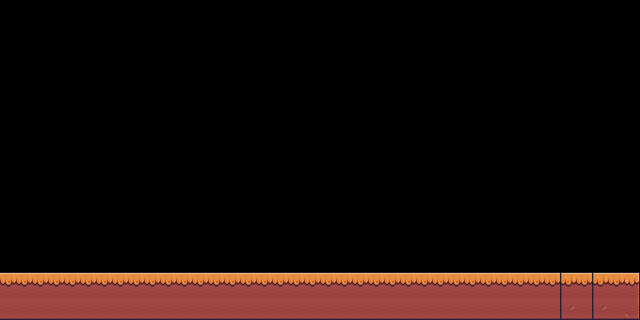

The image is a tile-based game level rendered from a .tmx file. Its description and source (layers, tilesets, objects; grid data summarised) follow:
An orthogonal 40x20 tile map with 16x16 px tiles, 1 tile layer (Tile Layer 1) and 2 objects.

<map version="1.4" tiledversion="1.4.1" orientation="orthogonal" renderorder="right-down" width="40" height="20" tilewidth="16" tileheight="16" infinite="0" nextlayerid="3" nextobjectid="3">
 <editorsettings>
  <export target="level_1_seige.lua" format="lua" />
 </editorsettings>
 <tileset firstgid="1" source="../tilesets/pixel_adventure_terrain.tsx" />
 <layer id="1" name="Tile Layer 1" width="40" height="20">
  <data>[800 cells, 120 non-empty, 9 distinct tile ids]</data>
 </layer>
 <objectgroup id="2" name="Objects">
  <object id="1" x="32" y="256">
   <properties>
    <property name="type" value="cannon" />
   </properties>
   <point />
  </object>
  <object id="2" x="376" y="264">
   <properties>
    <property name="type" value="king" />
   </properties>
   <point />
  </object>
 </objectgroup>
</map>
